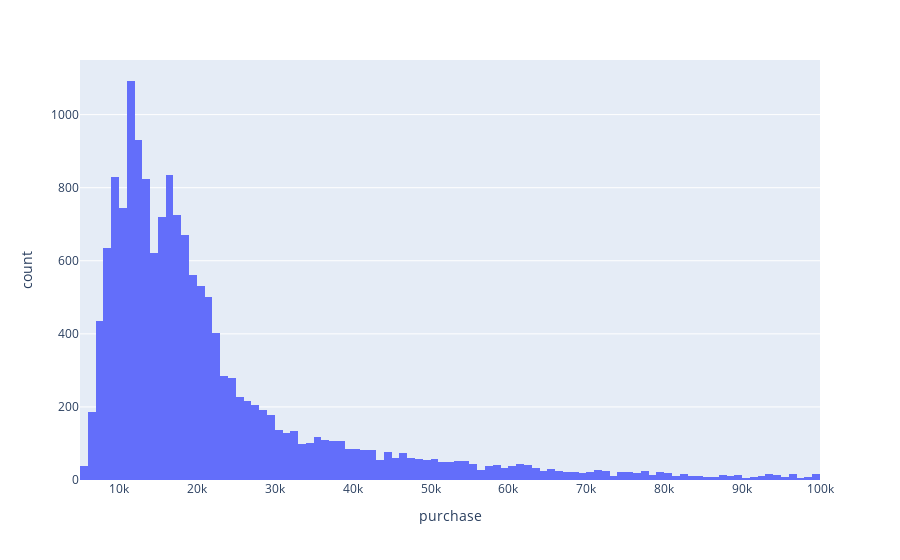

Notebook cell for this chart:
### Markdown cell above
И так, выше можно увидеть, что 95% всех покупок совершаются до 100 тыс.

### Code cell
px.histogram(df[df['purchase'] < 100000], x='purchase')

### Figure 1 — Plotly figure (JSON) as saved in the notebook; plotly's stock layout.template omitted (floating-point values rounded to 4 significant figures; data arrays with more than 128 entries replaced by an {"elided": "..."} marker saying what was removed)
{"data": [{"alignmentgroup": "True", "bingroup": "x", "hovertemplate": "purchase=%{x}<br>count=%{y}<extra></extra>", "legendgroup": "", "marker": {"color": "#636efa", "pattern": {"shape": ""}}, "name": "", "offsetgroup": "", "orientation": "v", "showlegend": false, "type": "histogram", "x": {"elided": "15868 int values"}, "xaxis": "x", "yaxis": "y"}], "layout": {"barmode": "relative", "legend": {"tracegroupgap": 0}, "margin": {"t": 60}, "xaxis": {"anchor": "y", "domain": [0, 1], "title": {"text": "purchase"}}, "yaxis": {"anchor": "x", "domain": [0, 1], "title": {"text": "count"}}}}
